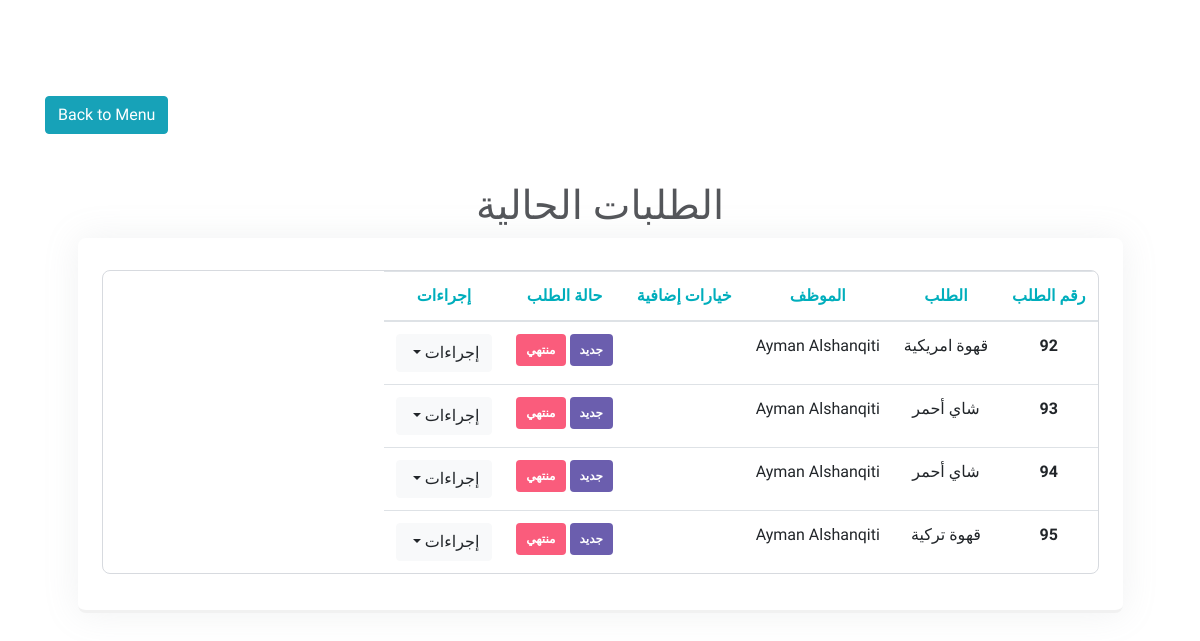
/orders/, run on an earlier commit of the app's database.
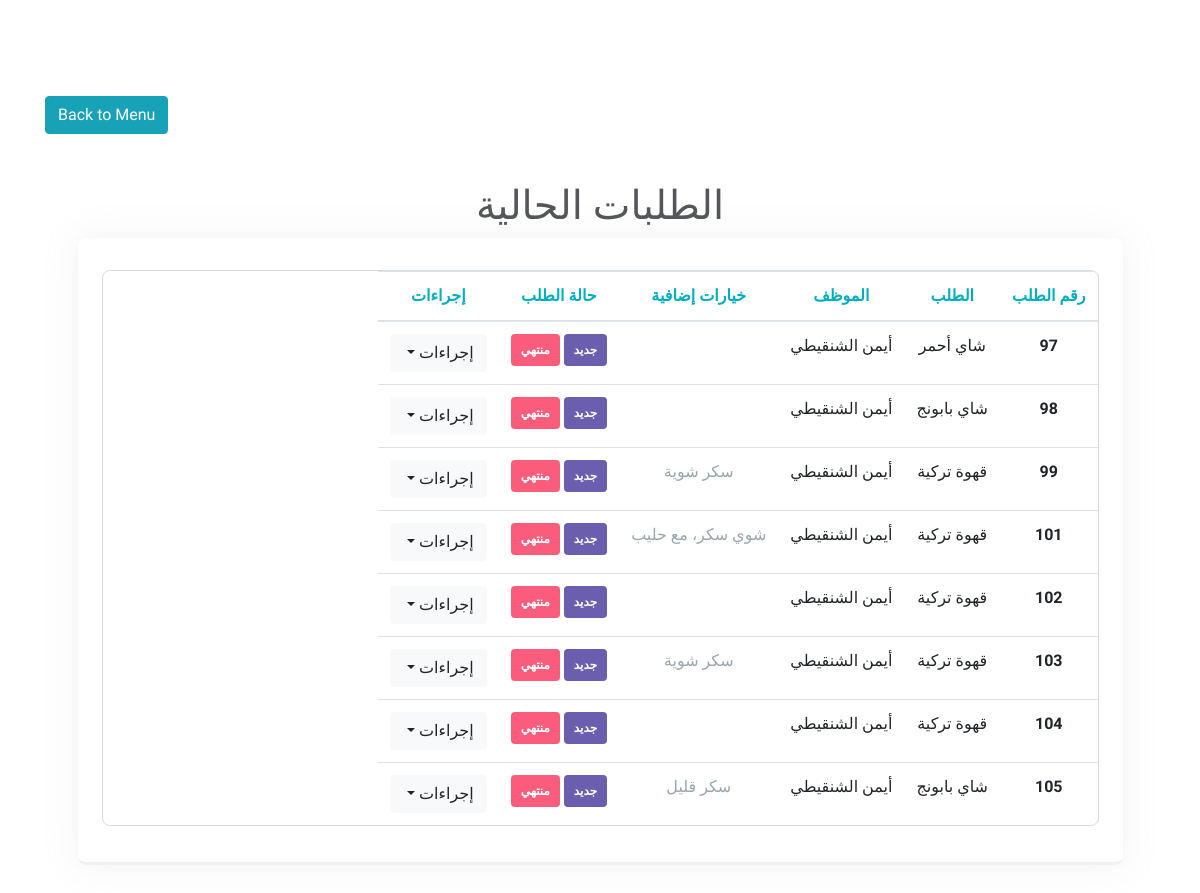
And on a later commit of the database.
### tea_boy/models.py (models this page shows, shortened)
class Order(models.Model):
    user = models.ForeignKey(User, on_delete=models.CASCADE)
    item = models.ForeignKey(Item, on_delete=models.CASCADE)
    notes = models.TextField(null=True, blank=True)
    created_at = models.DateTimeField(auto_now_add = True)
    updated_at = models.DateTimeField(auto_now = True)

class Item(models.Model):
    name = models.CharField(
        max_length = 64,
        null = False,
        blank = False,
        unique = True
        )
    description = models.CharField(
        max_length = 128,
        null = True,
        blank = True
        )
    image = models.ImageField(null = True, blank = True)
    is_active = models.BooleanField(default = True)
    created_at = models.DateTimeField(auto_now_add = True)
    updated_at = models.DateTimeField(auto_now = True)

### tea_boy/views.py (the view)
# urls.py: path('orders/', views.orders_list, name='orders-list'),
def orders_list(request):
    context = {
        "orders": Order.objects.all()
    }
    return render(request, 'orders.html', context)

### tea_boy/templates/orders.html (shortened to what this page needs)
{% extends 'base.html' %}
{% load static %}
{% block content %}
<a href="{% url 'items-list' %}" class="btn btn-info mb-4">Back to Menu</a>
	<h1 class="text-center mt-4">الطلبات الحالية</h1>
  	<div class="row justify-content-center">
		<div class="col-11 col-md-11 px-4 box">
			<table class="table text-center table-responsive">
				<thead>
					<tr>
						<th scope="col">رقم الطلب</th>
						<th scope="col">الطلب</th>
            <th scope="col">الموظف</th>
						<th scope="col">خيارات إضافية</th>
            <th>حالة الطلب</th>
						<th scope="col">إجراءات</th>
					</tr>
				</thead>
				<tbody>
        {% for order in orders %}
					<tr>
						<th scope="row">{{order.id}}</th>
            <td>{{order.item.name}}</td>
						<td>{{order.user.first_name}} {{order.user.last_name}}</td>
            <td class="order-notes">{{order.notes}}</td>
            <td>
              <span class="badge mb-1" style="background-color: #6b5eae; color: white;">جديد</span>
              <span class="badge mb-1" style="background-color: #fa5c7c; color: white;">منتهي</span>
            </td>
            <td>
							<button class="btn btn-light dropdown-toggle" type="button" id="operations" data-toggle="dropdown" aria-haspopup="true" aria-expanded="false">
								إجراءات
							</button>
						</td>
					</tr>
        {% endfor %}
				</tbody>
			</table>
		</div>
	</div>
{% endblock content %}

What changed in the data, as far as the page shows it:
removed Order: id "92", item.name "قهوة امريكية", user.first_name "Ayman", user.last_name "Alshanqiti"
removed Order: id "93", item.name "شاي أحمر", user.first_name "Ayman", user.last_name "Alshanqiti"
removed Order: id "94", item.name "شاي أحمر", user.first_name "Ayman", user.last_name "Alshanqiti"
removed Order: id "95", item.name "قهوة تركية", user.first_name "Ayman", user.last_name "Alshanqiti"
added Order: id "97", item.name "شاي أحمر", user.first_name "أيمن", user.last_name "الشنقيطي"
added Order: id "98", item.name "شاي بابونج", user.first_name "أيمن", user.last_name "الشنقيطي"
added Order: id "99", item.name "قهوة تركية", user.first_name "أيمن", user.last_name "الشنقيطي", notes "سكر شوية"
added Order: id "101", item.name "قهوة تركية", user.first_name "أيمن", user.last_name "الشنقيطي", notes "شوي سكر، مع حليب"
added Order: id "102", item.name "قهوة تركية", user.first_name "أيمن", user.last_name "الشنقيطي"
added Order: id "103", item.name "قهوة تركية", user.first_name "أيمن", user.last_name "الشنقيطي", notes "سكر شوية"
added Order: id "104", item.name "قهوة تركية", user.first_name "أيمن", user.last_name "الشنقيطي"
added Order: id "105", item.name "شاي بابونج", user.first_name "أيمن", user.last_name "الشنقيطي", notes "سكر قليل"
